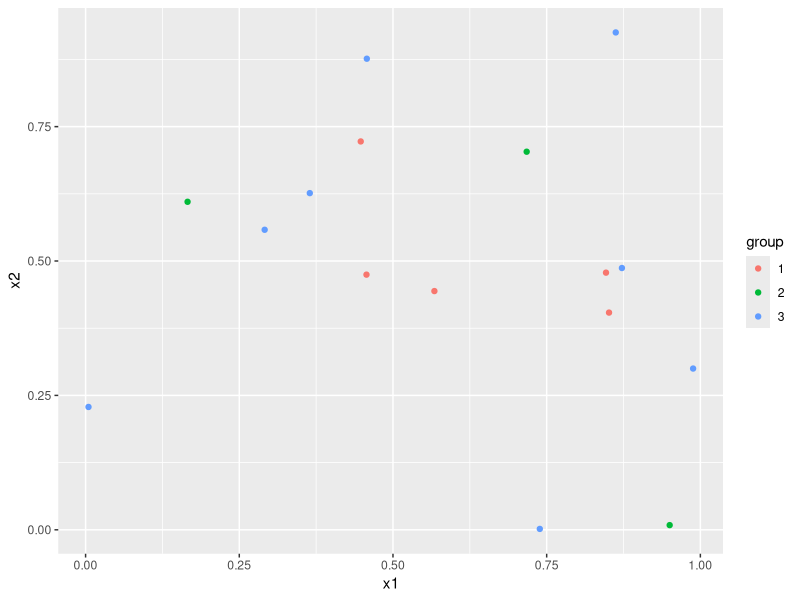

This chart was generated by the following R code:
## ---- chunk 1
set.seed(77)
n <- 16
x1 <- runif(n)
x2 <- runif(n)
group <- as.factor(sample(1:3, n, replace = TRUE))
df <- data.frame(x1, x2, group)

library(ggplot2)
ggplot(df, aes(x = x1, y = x2, col = group)) +
  geom_point()

